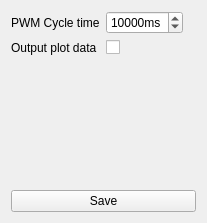
<?xml version="1.0" encoding="UTF-8"?>
<ui version="4.0">
 <class>Properties</class>
 <widget class="QWidget" name="Properties">
  <property name="windowModality">
   <enum>Qt::ApplicationModal</enum>
  </property>
  <property name="geometry">
   <rect>
    <x>0</x>
    <y>0</y>
    <width>207</width>
    <height>223</height>
   </rect>
  </property>
  <property name="windowTitle">
   <string>Properties</string>
  </property>
  <layout class="QVBoxLayout" name="verticalLayout">
   <item>
    <layout class="QFormLayout" name="formLayout">
     <property name="fieldGrowthPolicy">
      <enum>QFormLayout::ExpandingFieldsGrow</enum>
     </property>
     <item row="0" column="0">
      <widget class="QLabel" name="label">
       <property name="text">
        <string>PWM Cycle time</string>
       </property>
      </widget>
     </item>
     <item row="0" column="1">
      <widget class="QSpinBox" name="spnPWMTime">
       <property name="suffix">
        <string>ms</string>
       </property>
       <property name="prefix">
        <string/>
       </property>
       <property name="maximum">
        <number>99999</number>
       </property>
       <property name="value">
        <number>10000</number>
       </property>
      </widget>
     </item>
     <item row="1" column="0">
      <widget class="QLabel" name="label_2">
       <property name="text">
        <string>Output plot data</string>
       </property>
      </widget>
     </item>
     <item row="1" column="1">
      <widget class="QCheckBox" name="chkPlot">
       <property name="text">
        <string/>
       </property>
      </widget>
     </item>
    </layout>
   </item>
   <item>
    <widget class="QPushButton" name="buttSave">
     <property name="text">
      <string>Save</string>
     </property>
    </widget>
   </item>
  </layout>
 </widget>
 <resources/>
 <connections/>
</ui>
